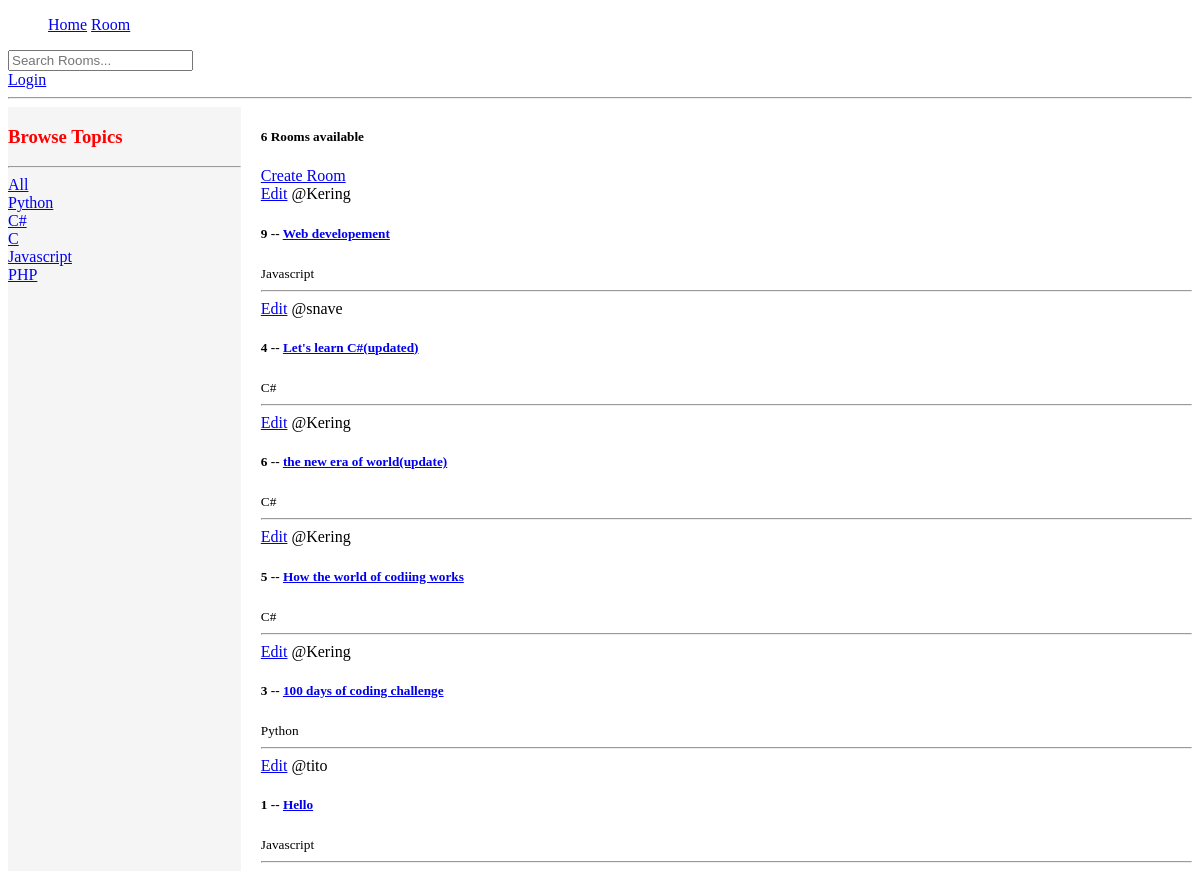
The page /?q=C on the database as committed earlier.
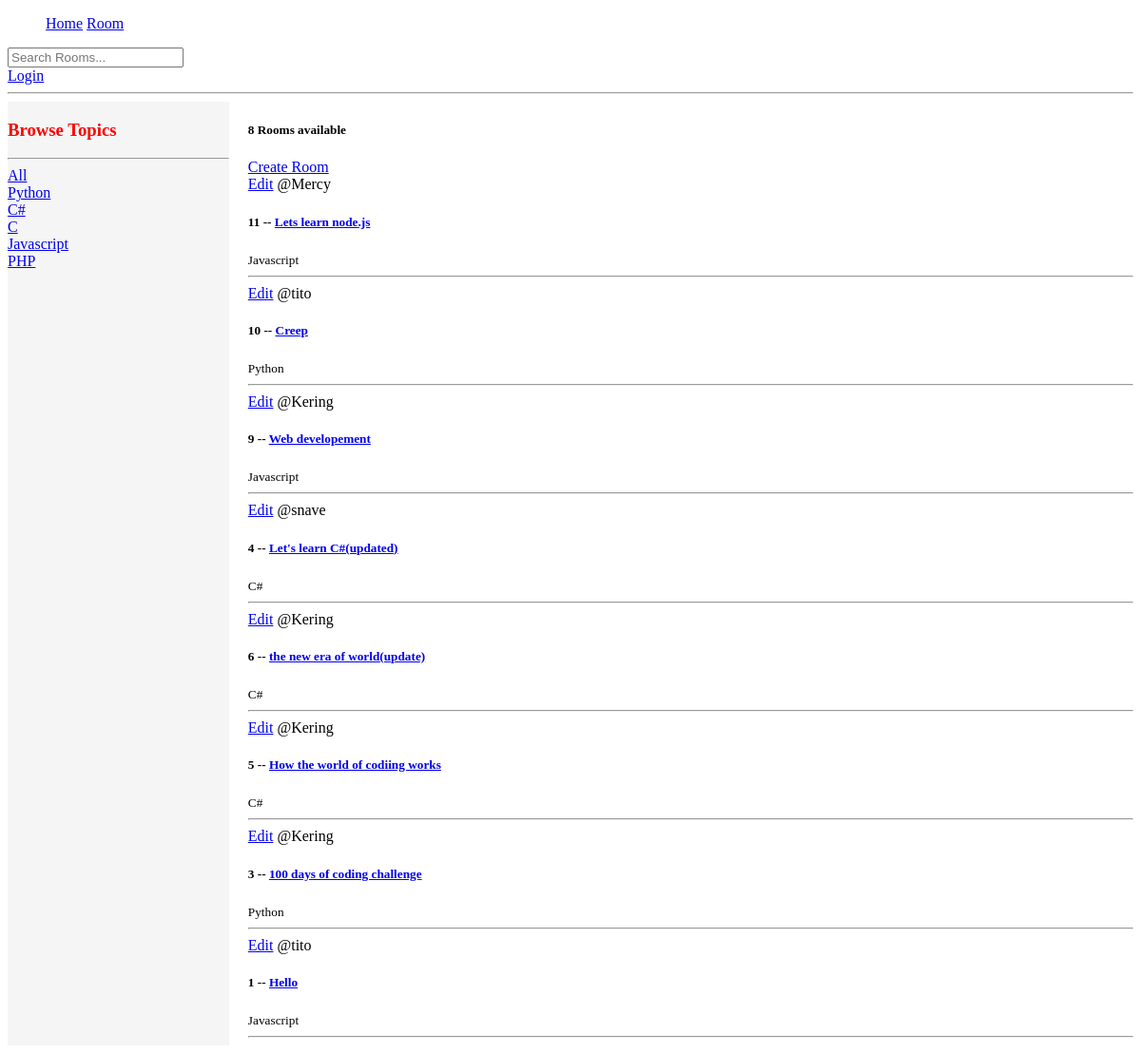
The same page on the database as committed later.
### class/models.py (models this page shows, shortened)
class Topic(models.Model):
    name = models.CharField(max_length=200)

class Room(models.Model):
    host = models.ForeignKey(User, on_delete=models.SET_NULL, null=True)
    topic = models.ForeignKey(Topic, on_delete=models.SET_NULL, null=True)
    name = models.CharField(max_length=200)
    description = models.TextField(null=True, blank=True)
    updated = models.DateTimeField(auto_now=True)
    created = models.DateTimeField(auto_now_add=True)
    class Meta:
        ordering = ('-updated','-created')

### class/views.py (the view)
# urls.py: path('', views.home, name='home'),
def home(request):
    q=request.GET.get('q') if request.GET.get('q') != None else ''
    rooms = Room.objects.filter(
        Q(topic__name__icontains=q)
        |Q(name__icontains=q)|
        Q(description__icontains=q)
    )
    topics = Topic.objects.all()
    room_count = rooms.count()
    context={'rooms':rooms, 'topics':topics, 'room_count':room_count}
    return render(request, 'class/home.html', context)

### class/templates/class/home.html (shortened to what this page needs)
{% extends 'main.html' %}
{% block content %}
<div class="home-container">
    <div class="side-container">
        <h3>Browse Topics</h3>
        <hr>
        <a href="{% url 'home' %}">All</a>
        {% for topic in topics %}
        <div>
            <a href="{% url 'home' %}?q={{ topic.name }}">{{ topic.name }}</a>
        </div>
        {% endfor %}
    </div>
    <div>
        <h5>{{room_count}} Rooms available</h5>
        <a href="{% url 'create-room' %}">Create Room</a>
        {% for room in rooms %}
        <div>
            <a href="{% url 'update-room' room.id %}">Edit</a>
            <span>@{{ room.host.username }}</span>
            <h5>{{ room.id }} -- <a href="{% url 'room' room.id %}">{{ room.name }}</a></h5>
            <small>{{ room.topic.name }}</small>
            <hr>
        </div>
        {% endfor %}
    </div>
</div>
{% endblock content %}

Rows that differ between the two databases and show on the page:
added Room: host.username "Mercy", id "11", name "Lets learn node.js", topic.name "Javascript"
added Room: host.username "tito", id "10", name "Creep", topic.name "Python"
Other text that changed with them:
{{ room_count }}: "6" → "8"
